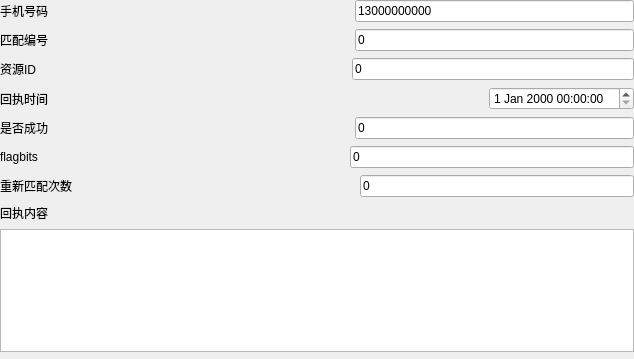
<?xml version="1.0" encoding="UTF-8"?>
<ui version="4.0">
 <class>SHisRepData</class>
 <widget class="QWidget" name="SHisRepData">
  <property name="geometry">
   <rect>
    <x>0</x>
    <y>0</y>
    <width>634</width>
    <height>359</height>
   </rect>
  </property>
  <property name="windowTitle">
   <string>Form</string>
  </property>
  <layout class="QGridLayout" name="gridLayout">
   <property name="leftMargin">
    <number>0</number>
   </property>
   <property name="topMargin">
    <number>0</number>
   </property>
   <property name="rightMargin">
    <number>0</number>
   </property>
   <property name="bottomMargin">
    <number>7</number>
   </property>
   <property name="spacing">
    <number>7</number>
   </property>
   <item row="0" column="0">
    <layout class="QHBoxLayout" name="horizontalLayout">
     <item>
      <widget class="QLabel" name="label">
       <property name="text">
        <string>手机号码      </string>
       </property>
      </widget>
     </item>
     <item>
      <spacer name="horizontalSpacer">
       <property name="orientation">
        <enum>Qt::Horizontal</enum>
       </property>
       <property name="sizeHint" stdset="0">
        <size>
         <width>40</width>
         <height>20</height>
        </size>
       </property>
      </spacer>
     </item>
     <item>
      <widget class="QLineEdit" name="lineEdit_mobile">
       <property name="text">
        <string>13000000000</string>
       </property>
      </widget>
     </item>
    </layout>
   </item>
   <item row="1" column="0">
    <layout class="QHBoxLayout" name="horizontalLayout_2">
     <item>
      <widget class="QLabel" name="label_2">
       <property name="text">
        <string>匹配编号      </string>
       </property>
      </widget>
     </item>
     <item>
      <spacer name="horizontalSpacer_2">
       <property name="orientation">
        <enum>Qt::Horizontal</enum>
       </property>
       <property name="sizeHint" stdset="0">
        <size>
         <width>40</width>
         <height>20</height>
        </size>
       </property>
      </spacer>
     </item>
     <item>
      <widget class="QLineEdit" name="lineEdit_matchId">
       <property name="text">
        <string>0</string>
       </property>
      </widget>
     </item>
    </layout>
   </item>
   <item row="2" column="0">
    <layout class="QHBoxLayout" name="horizontalLayout_3">
     <item>
      <widget class="QLabel" name="label_3">
       <property name="text">
        <string>资源ID        </string>
       </property>
      </widget>
     </item>
     <item>
      <spacer name="horizontalSpacer_3">
       <property name="orientation">
        <enum>Qt::Horizontal</enum>
       </property>
       <property name="sizeHint" stdset="0">
        <size>
         <width>40</width>
         <height>20</height>
        </size>
       </property>
      </spacer>
     </item>
     <item>
      <widget class="QLineEdit" name="lineEdit_resId">
       <property name="text">
        <string>0</string>
       </property>
      </widget>
     </item>
    </layout>
   </item>
   <item row="3" column="0">
    <layout class="QHBoxLayout" name="horizontalLayout_4">
     <item>
      <widget class="QLabel" name="label_4">
       <property name="text">
        <string>回执时间      </string>
       </property>
      </widget>
     </item>
     <item>
      <spacer name="horizontalSpacer_4">
       <property name="orientation">
        <enum>Qt::Horizontal</enum>
       </property>
       <property name="sizeHint" stdset="0">
        <size>
         <width>40</width>
         <height>20</height>
        </size>
       </property>
      </spacer>
     </item>
     <item>
      <widget class="QDateTimeEdit" name="dateTimeEdit"/>
     </item>
    </layout>
   </item>
   <item row="4" column="0">
    <layout class="QHBoxLayout" name="horizontalLayout_5">
     <item>
      <widget class="QLabel" name="label_5">
       <property name="text">
        <string>是否成功      </string>
       </property>
      </widget>
     </item>
     <item>
      <spacer name="horizontalSpacer_5">
       <property name="orientation">
        <enum>Qt::Horizontal</enum>
       </property>
       <property name="sizeHint" stdset="0">
        <size>
         <width>40</width>
         <height>20</height>
        </size>
       </property>
      </spacer>
     </item>
     <item>
      <widget class="QLineEdit" name="lineEdit_reportState">
       <property name="text">
        <string>0</string>
       </property>
      </widget>
     </item>
    </layout>
   </item>
   <item row="5" column="0">
    <layout class="QHBoxLayout" name="horizontalLayout_6">
     <item>
      <widget class="QLabel" name="label_6">
       <property name="text">
        <string>flagbits      </string>
       </property>
      </widget>
     </item>
     <item>
      <spacer name="horizontalSpacer_6">
       <property name="orientation">
        <enum>Qt::Horizontal</enum>
       </property>
       <property name="sizeHint" stdset="0">
        <size>
         <width>40</width>
         <height>20</height>
        </size>
       </property>
      </spacer>
     </item>
     <item>
      <widget class="QLineEdit" name="lineEdit_flagBits">
       <property name="text">
        <string>0</string>
       </property>
      </widget>
     </item>
    </layout>
   </item>
   <item row="6" column="0">
    <layout class="QHBoxLayout" name="horizontalLayout_7">
     <item>
      <widget class="QLabel" name="label_7">
       <property name="text">
        <string>重新匹配次数  </string>
       </property>
      </widget>
     </item>
     <item>
      <spacer name="horizontalSpacer_7">
       <property name="orientation">
        <enum>Qt::Horizontal</enum>
       </property>
       <property name="sizeHint" stdset="0">
        <size>
         <width>40</width>
         <height>20</height>
        </size>
       </property>
      </spacer>
     </item>
     <item>
      <widget class="QLineEdit" name="lineEdit_retryTimes">
       <property name="text">
        <string>0</string>
       </property>
      </widget>
     </item>
    </layout>
   </item>
   <item row="7" column="0">
    <layout class="QVBoxLayout" name="verticalLayout">
     <item>
      <widget class="QLabel" name="label_8">
       <property name="text">
        <string>回执内容</string>
       </property>
      </widget>
     </item>
     <item>
      <widget class="QTextEdit" name="textEdit">
       <property name="documentTitle">
        <string/>
       </property>
       <property name="placeholderText">
        <string/>
       </property>
      </widget>
     </item>
    </layout>
   </item>
  </layout>
 </widget>
 <resources/>
 <connections/>
</ui>
